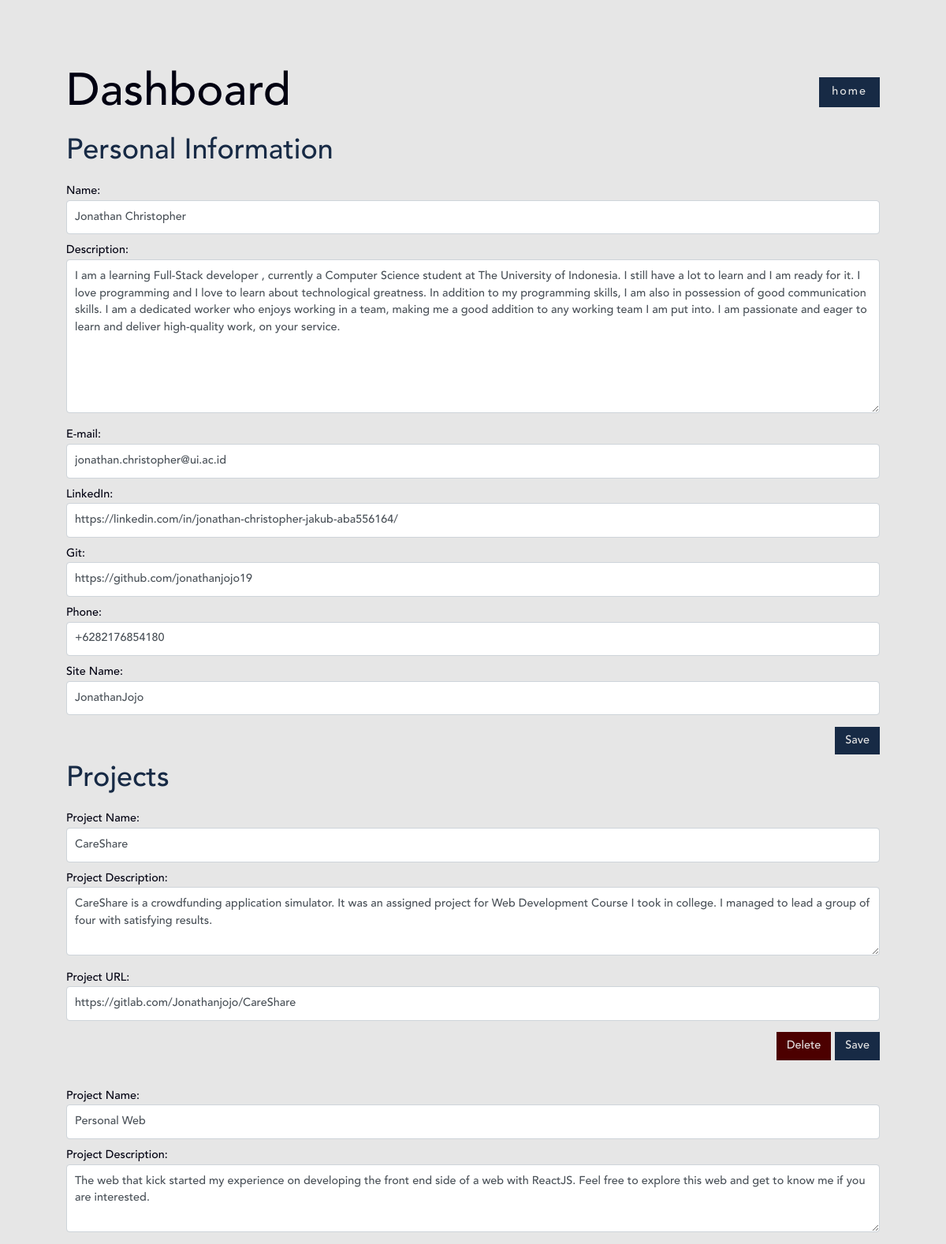
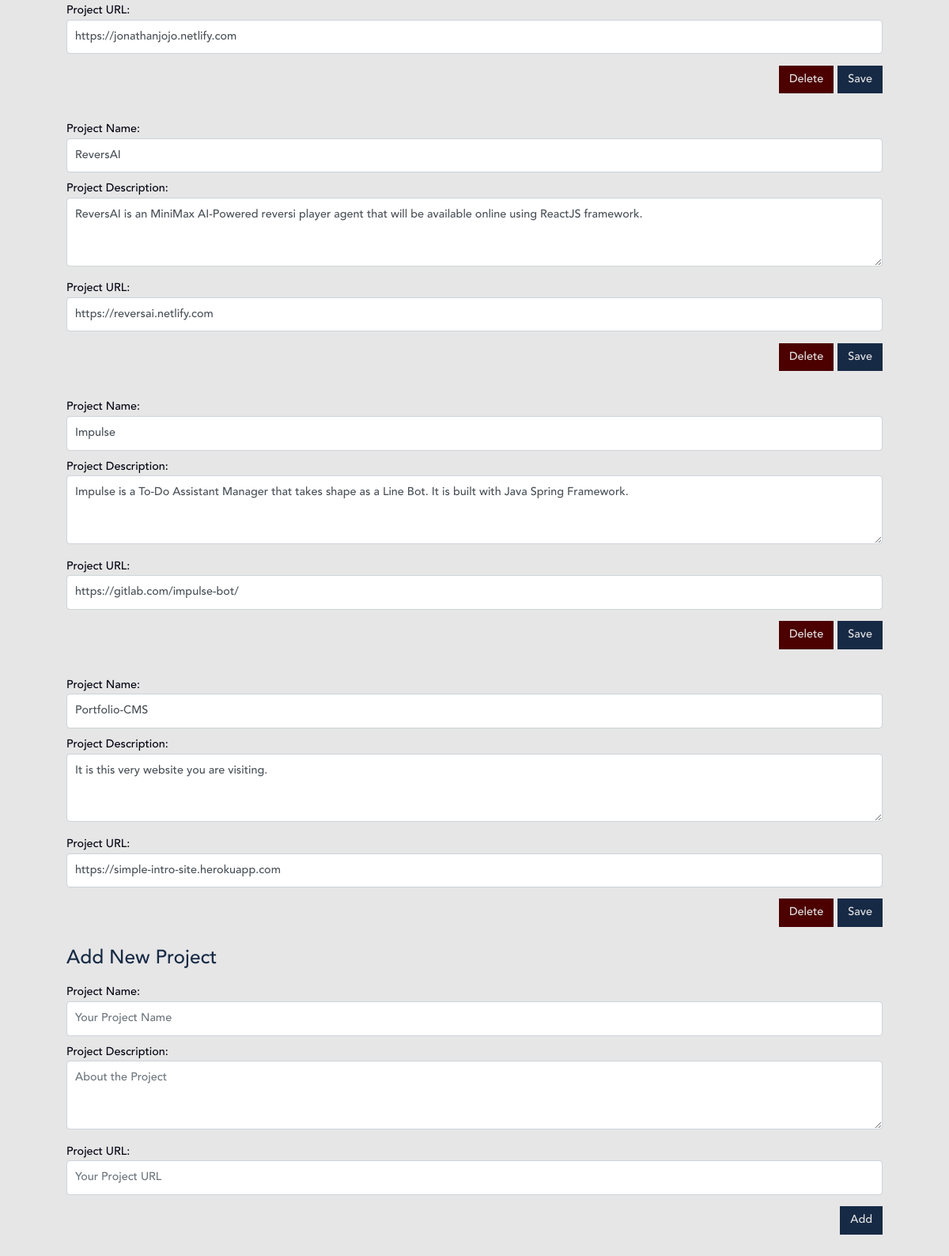
/edit/ (signed in), run on the app's committed database (2 pictures, top to bottom).
### information/models.py (models this page shows, shortened)
class PersonalInfo(models.Model):
    name = models.CharField(max_length=100)
    description = models.CharField(max_length=1000)
    email = models.EmailField(max_length=100)
    linkedin = models.URLField(max_length=100)
    git = models.URLField(max_length=100)
    phone_regex = RegexValidator(regex=r'^\+?1?\d{9,15}$', message="Phone number must be entered in the format: '+999999999'. Up to 15 digits allowed.")
    phone_number = models.CharField(validators=[phone_regex], max_length=17, blank=True)
    title = models.CharField(max_length=20)
    class Meta:
        verbose_name_plural = "PersonalInfo"

### cms/views.py (the view)
# urls.py: path('', views.dashboard, name="dashboard"),
@login_required(login_url="/auth/login")
def dashboard(request):
    personal_info = PersonalInfo.objects.all().first()
    projects = Project.objects.all()
    return render(request, 'cms/dashboard.html', {
        "projects" : projects,
        "info" : personal_info,
        "info_form" : PersonalInfoForm(instance=personal_info),
        "project_form" : ProjectModelFormSet()
    })

### cms/templates/cms/dashboard.html (shortened to what this page needs)
{% load static from staticfiles %}
<!DOCTYPE html>
<html lang="en">
<head>
    <link rel="stylesheet" href="https://stackpath.bootstrapcdn.com/bootstrap/4.1.3/css/bootstrap.min.css">
    <link rel="stylesheet" href="{% static 'styles/globalStyles.css' %}" >
    <link rel="stylesheet" href="{% static 'styles/dashboardStyles.css' %}" >
    <link rel="stylesheet" href="https://cdnjs.cloudflare.com/ajax/libs/font-awesome/4.7.0/css/font-awesome.min.css">
</head>
<body>
    <div class="container-large full-height d-flex light-bg light-grey-text">
        <div class="dark-blue-text w-100">
            <div id="information" class="d-flex flex-row justify-content-between">
                <div>
                    <h1>Dashboard</h1>
                </div>
                <div>
                    <div class="btn-lg mode draw blue-bg" onclick="exitDashboard()">
                        <span class="light-grey-text spaced">home</span>
                    </div>
                </div>
            </div>
            <div>
                <h2 class="medium-blue-text section-title">Personal Information</h2>
                <form class="site-form" action="" method="PUT" id="info-form">
                    {{ info_form }}
                    <div class="d-flex flex-row-reverse">
                        <button id="submit-button" class="btn mode draw blue-bg commit" onclick="updateInfo()">
                            <span class="light-grey-text">Save</span>
                        </button>
                    </div>
                </form>
            </div>
            <div id="projects">
                <h2 class="medium-blue-text section-title">Projects</h2>
                {% for form in project_form %}
                    {% if not forloop.first %}
                        <div class="spacer"></div>
                    {% endif %}
                    {% if not forloop.last %}
                        <div id="project-{{ form.instance.id }}">
                            <form class="site-form" action="" method="PUT" id="project-form-{{ form.instance.id }}">
                                {{ form }}
                                <div class="d-flex flex-row-reverse">
                                    <button id="submit-button" class="btn mode draw blue-bg commit" onclick="updateProject({{ form.instance.id }})">
                                        <span class="light-grey-text">Save</span>
                                    </button>
                                    <button id="submit-button" class="btn mode draw red-bg commit" onclick="deleteProject({{ form.instance.id }})">
                                        <span class="light-grey-text">Delete</span>
                                    </button>
                                </div>
                            </form>
                        </div>
                    {% else %}
                        <div>
                            <h3 class="medium-blue-text">Add New Project</h3>
                            <form class="site-form" action="" method="POST" id="project-form-new">
                                {{ form }}
                                <div class="float-right">
                                    <button id="submit-button" class="btn mode draw blue-bg commit">
                                        <span class="light-grey-text" onclick="createProject()">Add</span>
                                    </button>
                                </div>
                            </form>
                        </div>
                    {% endif %}
                {% endfor %}
            </div>
        </div>
    </div>
</body>
</html>

### assets/styles/globalStyles.css (style rules this page uses)
body { font-size: 0.9em; }
h1 { font-size: 4em; }
h2 { font-size: 2.5em; }
h3 { font-size: 1.7em; }
.form-control { font-size: 1em; }
.light-bg { background-color: #e6e6e6; }
.blue-bg { background-color: #172A45; }
.red-bg { background-color: #4c0000; }
.medium-blue-text { color: #172A45; }
.dark-blue-text { color: #000011; }
.light-grey-text { color: #e6e6e6; }
.mode { display: inline-block; margin-top: 1em; margin-bottom: 1.5em; border-radius: 0; color: #000011; font-size: inherit; cursor: pointer; }
.mode::before, .mode::after { box-sizing: inherit; content: ''; position: absolute; width: 100%; height: 100%; }
.draw { -webkit-transition: color 0.25s; transition: color 0.25s; z-index: 5; }
.draw::before, .draw::after { border: 2px solid transparent; width: 0; height: 0; }
.draw::before { top: 0; left: 0; }
.draw::after { bottom: 0; right: 0; }
.spaced { letter-spacing: 2px; }
.float-right { float: right; }
.spacer { min-height: 25px; min-width: 100%; }
.section-title { margin-top: 10px; }
.full-height { min-height: 99.98vh; }
.container-large { position: relative; padding: 7vw; }
.flex-row { flex-direction: row; }

### assets/styles/dashboardStyles.css (style rules this page uses)
body { font-family: 'Avenir LT Std 35 Medium'; margin: 0; padding: 0; max-width: 100vw; background-color: #000011; }
.form-control { display: inline-block; padding: 10px; height: auto; }
label { margin: auto; margin-top: 10px; font-size: 1em; }
.commit { margin-bottom: 0; margin-left: 5px; color: #e6e6e6; }
.mode { position: relative; }

### data on the page
PersonalInfo: name "Jonathan Christopher", description "I am a learning Full-Stack developer , currently a Computer Science student at The University of Indonesia. I still have a lot to learn and I am ready for it. I love programming and I love to learn about technological greatness. In addition to my programming skills, I am also in possession of good communication skills. I am a dedicated worker who enjoys working in a team, making me a good addition to any working team I am put into. I am passionate and eager to learn and deliver high-quality work, on your service.", email "jonathan.christopher@ui.ac.id", linkedin "https://linkedin.com/in/jonathan-christopher-jakub-aba556164/", git "https://github.com/jonathanjojo19", phone_number "+6282176854180", title "JonathanJojo"
